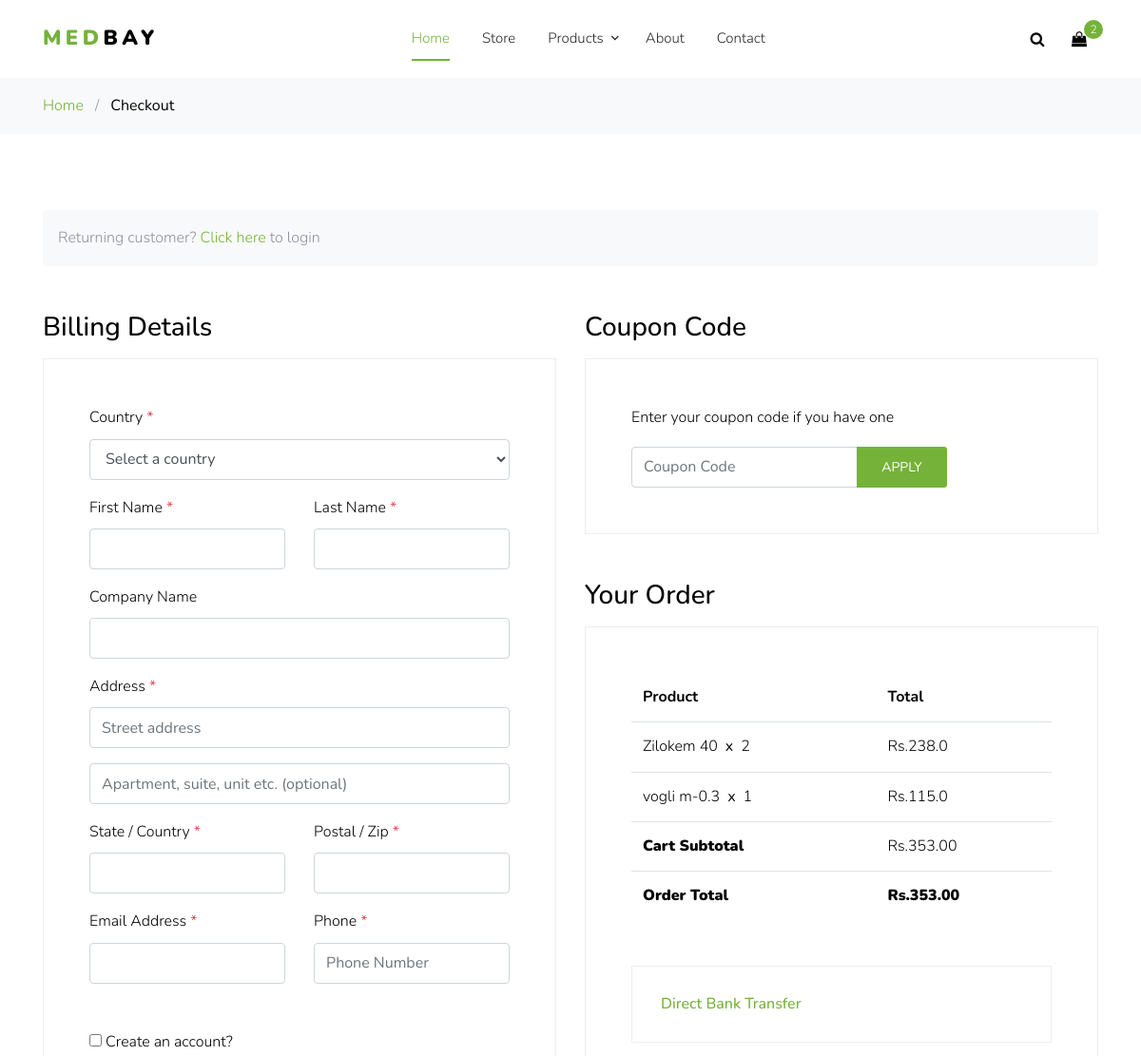
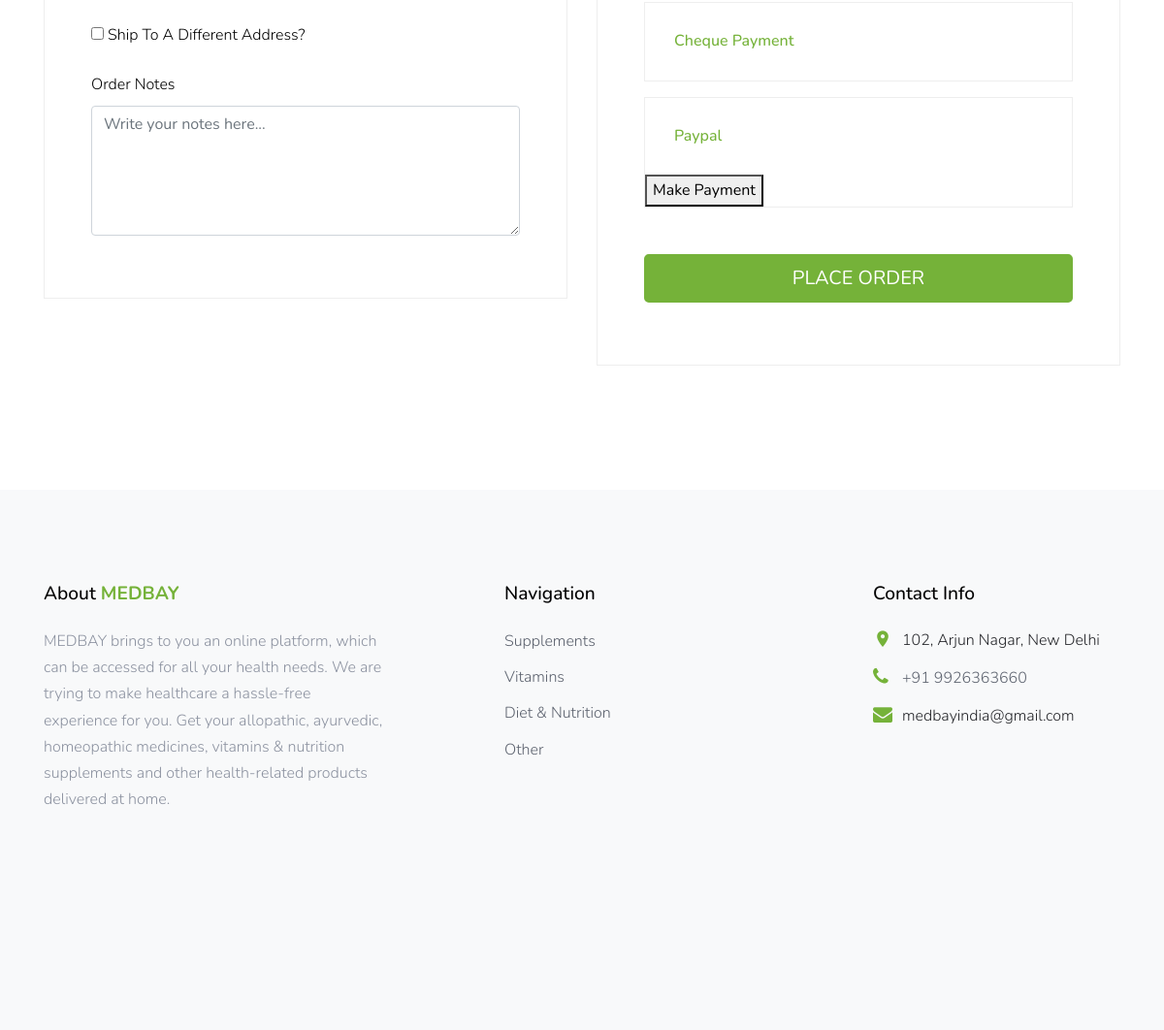
Screenshot of /checkout/ (signed in) with the database file from the repository (2 pictures, top to bottom).
### website/models.py (models this page shows, shortened)
class OrderItem(models.Model):
    product = models.ForeignKey(Product, on_delete=models.SET_NULL, blank=True, null=True)
    order = models.ForeignKey(Order, on_delete=models.SET_NULL, blank=True, null=True)
    quantity = models.IntegerField(default=0, null=True, blank=True)
    date_order = models.DateTimeField(auto_now_add=True)
    @property
    def get_total(self):
        total = self.product.price * self.quantity
        return total

class Product(models.Model):
    id = models.AutoField(primary_key=True, null=False)
    slug = models.SlugField(max_length=200, db_index=True ,null = True)
    name = models.CharField(max_length=200, null=True)
    detail = models.TextField(max_length=1000, null=True, blank=True)
    mg = models.FloatField(null=True, blank=True)
    price = models.FloatField()
    images = models.ImageField(null=True, blank=True)
    manufacturer = models.CharField(max_length=200, null=True)
    storage = models.FloatField(null=True, blank=True)
    uses = models.TextField(max_length=1000, null=True, blank=True)
    side_effect = models.TextField(max_length=1000, null=True, blank=True)
    benifits = models.TextField(max_length=1000, null=True, blank=True)

class Order(models.Model):
    customer = models.ForeignKey(Customer, on_delete=models.SET_NULL, blank=True, null=True)
    date_order = models.DateTimeField(auto_now_add=True)
    complete = models.BooleanField(default=False, null=True, blank=False)
    transaction_id = models.CharField(max_length=200, null=True)
    @property
    def get_cart_total(self):
        orderitems = self.orderitem_set.all()
        total = sum([item.get_total for item in orderitems])
        return total
    @property
    def get_cart_items(self):
        orderitems = self.orderitem_set.all()
        total = sum([item.quantity for item in orderitems])
        return total

### website/views.py (the view)
# urls.py: path('checkout/', views.checkout, name="checkout"),
def checkout(request):
    if request.user.is_authenticated:
        customer = request.user.customer
        order, created = Order.objects.get_or_create(customer=customer, complete=False)
        items = order.orderitem_set.all()
        cartItems = order.get_cart_items
    else:
        items = []
        order = {'get_cart_total':0 ,'get_cart_items':0, 'shipping': False}
        cartItems = order['get_cart_items']
    return render(request, 'checkout.html', {'items':items, 'order':order})

### website/templates/checkout.html (shortened to what this page needs)
{% extends 'base.html' %}
{% load static %}
{% block content %}
    <div class="bg-light py-3">
      <div class="container">
        <div class="row">
          <div class="col-md-12 mb-0">
            <a href="{% url 'home' %}">Home</a> <span class="mx-2 mb-0">/</span>
            <strong class="text-black">Checkout</strong>
          </div>
        </div>
      </div>
    </div>
    <div class="site-section">
      <div class="container">
        <div class="row mb-5">
          <div class="col-md-12">
            <div class="bg-light rounded p-3">
              <p class="mb-0">Returning customer? <a href="#" class="d-inline-block">Click here</a> to login</p>
            </div>
          </div>
        </div>
        <div class="row">
          <div class="col-md-6 mb-5 mb-md-0">
            <h2 class="h3 mb-3 text-black">Billing Details</h2>
            <div class="p-3 p-lg-5 border">
              <div class="form-group">
                <label for="c_country" class="text-black">Country <span class="text-danger">*</span></label>
                <select id="c_country" class="form-control">
                  <option value="1">Select a country</option>
                </select>
              </div>
              <div class="form-group row">
                <div class="col-md-6">
                  <label for="c_fname" class="text-black">First Name <span class="text-danger">*</span></label>
                  <input type="text" class="form-control" id="c_fname" name="c_fname">
                </div>
                <div class="col-md-6">
                  <label for="c_lname" class="text-black">Last Name <span class="text-danger">*</span></label>
                  <input type="text" class="form-control" id="c_lname" name="c_lname">
                </div>
              </div>
              <div class="form-group row">
                <div class="col-md-12">
                  <label for="c_companyname" class="text-black">Company Name </label>
                  <input type="text" class="form-control" id="c_companyname" name="c_companyname">
                </div>
              </div>
              <div class="form-group row">
                <div class="col-md-12">
                  <label for="c_address" class="text-black">Address <span class="text-danger">*</span></label>
                  <input type="text" class="form-control" id="c_address" name="c_address" placeholder="Street address">
                </div>
              </div>
              <div class="form-group">
                <input type="text" class="form-control" placeholder="Apartment, suite, unit etc. (optional)">
              </div>
              <div class="form-group row">
                <div class="col-md-6">
                  <label for="c_state_country" class="text-black">State / Country <span class="text-danger">*</span></label>
                  <input type="text" class="form-control" id="c_state_country" name="c_state_country">
                </div>
                <div class="col-md-6">
                  <label for="c_postal_zip" class="text-black">Postal / Zip <span class="text-danger">*</span></label>
                  <input type="text" class="form-control" id="c_postal_zip" name="c_postal_zip">
                </div>
              </div>
              <div class="form-group row mb-5">
                <div class="col-md-6">
                  <label for="c_email_address" class="text-black">Email Address <span class="text-danger">*</span></label>
                  <input type="text" class="form-control" id="c_email_address" name="c_email_address">
                </div>
                <div class="col-md-6">
                  <label for="c_phone" class="text-black">Phone <span class="text-danger">*</span></label>
                  <input type="text" class="form-control" id="c_phone" name="c_phone" placeholder="Phone Number">
                </div>
              </div>
              <div class="form-group">
                <label for="c_create_account" class="text-black" data-toggle="collapse" href="#create_an_account"
                  role="button" aria-expanded="false" aria-controls="create_an_account"><input type="checkbox" value="1"
                    id="c_create_account"> Create an account?</label>
              </div>
              <div class="form-group">
                <label for="c_ship_different_address" class="text-black" data-toggle="collapse"
                  href="#ship_different_address" role="button" aria-expanded="false"
                  aria-controls="ship_different_address"><input type="checkbox" value="1" id="c_ship_different_address">
                  Ship To A Different Address?</label>
              </div>
              <div class="form-group">
                <label for="c_order_notes" class="text-black">Order Notes</label>
                <textarea name="c_order_notes" id="c_order_notes" cols="30" rows="5" class="form-control"
                  placeholder="Write your notes here..."></textarea>
              </div>
            </div>
          </div>
          <div class="col-md-6">
            <div class="row mb-5">
              <div class="col-md-12">
                <h2 class="h3 mb-3 text-black">Coupon Code</h2>
                <div class="p-3 p-lg-5 border">
                  <label for="c_code" class="text-black mb-3">Enter your coupon code if you have one</label>
                  <div class="input-group w-75">
                    <input type="text" class="form-control" id="c_code" placeholder="Coupon Code" aria-label="Coupon Code"
                      aria-describedby="button-addon2">
                    <div class="input-group-append">
                      <button class="btn btn-primary btn-sm px-4" type="button" id="button-addon2">Apply</button>
                    </div>
                  </div>
                </div>
              </div>
            </div>
            <div class="row mb-5">
              <div class="col-md-12">
                <h2 class="h3 mb-3 text-black">Your Order</h2>
                <div class="p-3 p-lg-5 border">
                  <table class="table site-block-order-table mb-5">
                    <thead>
                      <th>Product</th>
                      <th>Total</th>
                    </thead>
                    <tbody>
                      {% for item in items %}
                      <tr>
                        <td>{{item.product.name}}<strong class="mx-2">x</strong>{{item.quantity}}</td>
                        <td>Rs.{{item.get_total}}</td>
                      </tr>
                      {% endfor %}
                      <tr>
                        <td class="text-black font-weight-bold"><strong>Cart Subtotal</strong></td>
                        <td class="text-black">Rs.{{order.get_cart_total|floatformat:2}}</td>
                      </tr>
                      <tr>
                        <td class="text-black font-weight-bold"><strong>Order Total</strong></td>
                        <td class="text-black font-weight-bold"><strong>Rs.{{order.get_cart_total|floatformat:2}}</strong></td>
                      </tr>
                    </tbody>
                  </table>
                  <div class="border mb-3">
                    <h3 class="h6 mb-0"><a class="d-block" data-toggle="collapse" href="#collapsebank" role="button"
                        aria-expanded="false" aria-controls="collapsebank">Direct Bank Transfer</a></h3>
                  </div>
                  <div class="border mb-3">
                    <h3 class="h6 mb-0"><a class="d-block" data-toggle="collapse" href="#collapsecheque" role="button"
                        aria-expanded="false" aria-controls="collapsecheque">Cheque Payment</a></h3>
                  </div>
                  <div class="border mb-5">
                    <h3 class="h6 mb-0"><a class="d-block" data-toggle="collapse" href="#collapsepaypal" role="button"
                        aria-expanded="false" aria-controls="collapsepaypal">Paypal</a></h3>
                        <button id="make-payment">Make Payment</button>
                  </div>
                  <div class="form-group">
                    <button class="btn btn-primary btn-lg btn-block" onclick="window.location='thankyou.html'">Place
                      Order</button>
                  </div>
                </div>
              </div>
            </div>
          </div>
        </div>
      </div>
    </div>
    {% endblock %}

### static/website/css/style.css (style rules this page uses)
body { line-height: 1.7; color: #8c92a0; font-weight: 300; font-size: 16px; background: #efefef; }
a { -webkit-transition: .3s all ease; -o-transition: .3s all ease; transition: .3s all ease; }
.text-black { color: #000; }
.btn { -webkit-transition: .3s all ease-in-out; -o-transition: .3s all ease-in-out; transition: .3s all ease-in-out; text-transform: uppercase; border-width: 2px; }
.form-control { height: 43px; }
.site-section { padding: 2.5em 0; }
@media (min-width: 768px) { .site-section { padding: 5em 0; } }
.site-block-order-table th { border-top: none !important; border-bottom-width: 1px !important; }
.site-block-order-table td, .site-block-order-table th { color: #000; }
.border { border: 1px solid #eee !important; }
.border a { display: block; padding: 30px; }

### rows the page displays
OrderItem: product.name "Zilokem 40", quantity "2", get_total "238.0"
OrderItem: product.name "vogli m-0.3", quantity "1", get_total "115.0"
Order: get_cart_total "353.00"
